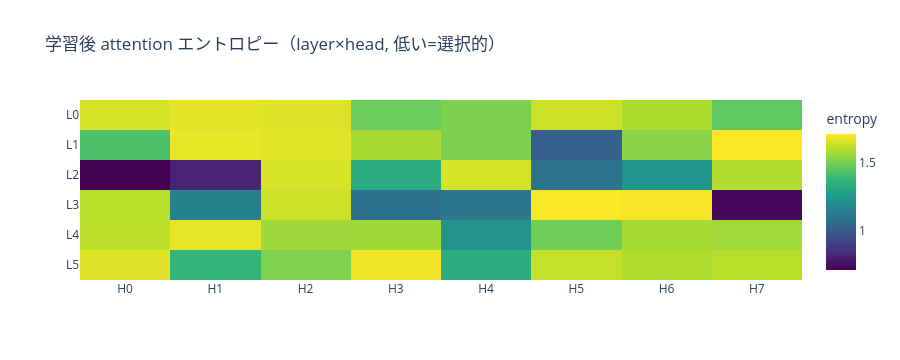

Here is the notebook cell this chart was saved with:
### Code cell
A = M2_RUN / "analysis"
stats = load_json(A / "attention_stats.json")
meta = load_json(A / "meta.json")
L, H = meta["n_layers"], meta["n_heads"]
ent_i = np.array(stats["init"]["entropy"]); ent_f = np.array(stats["final"]["entropy"])
print("probe:", stats["probe_text"])
print(f"平均エントロピー init {ent_i.mean():.2f} → final {ent_f.mean():.2f} nats")

fig = go.Figure()
fig.add_trace(go.Heatmap(z=ent_f, x=[f"H{h}" for h in range(H)], y=[f"L{l}" for l in range(L)],
                         colorscale="Viridis", colorbar_title="entropy"))
fig.update_layout(title="学習後 attention エントロピー（layer×head, 低い=選択的）",
                  template="plotly_white", height=360)
fig.update_yaxes(autorange="reversed")
fig.show()

### Figure 1 — Plotly figure (JSON) as saved in the notebook; plotly's stock layout.template omitted (floating-point values rounded to 4 significant figures)
{"data": [{"colorbar": {"title": {"text": "entropy"}}, "colorscale": [[0.0, "#440154"], [0.1111, "#482878"], [0.2222, "#3e4989"], [0.3333, "#31688e"], [0.4444, "#26828e"], [0.5556, "#1f9e89"], [0.6667, "#35b779"], [0.7778, "#6ece58"], [0.8889, "#b5de2b"], [1.0, "#fde725"]], "type": "heatmap", "x": ["H0", "H1", "H2", "H3", "H4", "H5", "H6", "H7"], "y": ["L0", "L1", "L2", "L3", "L4", "L5"], "z": [[1.647, 1.669, 1.662, 1.476, 1.509, 1.632, 1.585, 1.459], [1.424, 1.679, 1.666, 1.576, 1.508, 1.014, 1.531, 1.71], [0.7081, 0.8062, 1.649, 1.321, 1.646, 1.092, 1.227, 1.59], [1.6, 1.143, 1.637, 1.078, 1.105, 1.705, 1.696, 0.7304], [1.608, 1.673, 1.56, 1.562, 1.22, 1.489, 1.576, 1.567], [1.662, 1.366, 1.514, 1.691, 1.332, 1.622, 1.589, 1.6]]}], "layout": {"height": 360, "title": {"text": "学習後 attention エントロピー（layer×head, 低い=選択的）"}, "yaxis": {"autorange": "reversed"}}}
